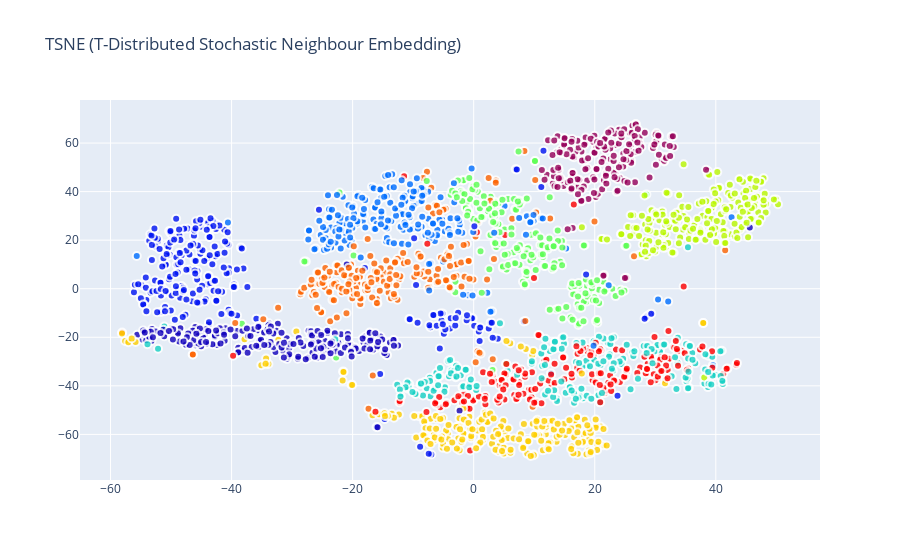

Here is the notebook cell this chart was saved with:
### Code cell
# Plot TSNE graph
data = [
    go.Scatter(
    x = x_tsne[:,0],
    y = x_tsne[:,1],
    mode = 'markers',
    showlegend = True,
    marker = dict(
        size = 8,
        color = data_y,
        colorscale ='Rainbow',
        showscale = False,
        opacity = 0.8,
        line = dict(
            width = 2,
            color = 'rgb(255, 255, 255)'
        )
    )
)]

layout = dict(title = 'TSNE (T-Distributed Stochastic Neighbour Embedding)',
              hovermode= 'closest',
              yaxis = dict(zeroline = False),
              xaxis = dict(zeroline = False),
              showlegend= False,

             )

fig = dict(data=data, layout=layout)
py.iplot(fig, filename='TSNE_plot')

### Figure 1 — Plotly figure (JSON) as saved in the notebook; plotly's stock layout.template omitted (floating-point values rounded to 4 significant figures; data arrays with more than 128 entries replaced by an {"elided": "..."} marker saying what was removed)
{"data": [{"showlegend": true, "y": {"elided": "2000 float values"}, "mode": "markers", "marker": {"opacity": 0.8, "colorscale": [[0, "rgb(150,0,90)"], [0.125, "rgb(0,0,200)"], [0.25, "rgb(0,25,255)"], [0.375, "rgb(0,152,255)"], [0.5, "rgb(44,255,150)"], [0.625, "rgb(151,255,0)"], [0.75, "rgb(255,234,0)"], [0.875, "rgb(255,111,0)"], [1, "rgb(255,0,0)"]], "color": {"elided": "2000 int values"}, "showscale": false, "line": {"color": "rgb(255, 255, 255)", "width": 2}, "size": 8}, "x": {"elided": "2000 float values"}, "type": "scatter"}], "layout": {"showlegend": false, "yaxis": {"zeroline": false}, "title": {"text": "TSNE (T-Distributed Stochastic Neighbour Embedding)"}, "xaxis": {"zeroline": false}, "hovermode": "closest"}}
